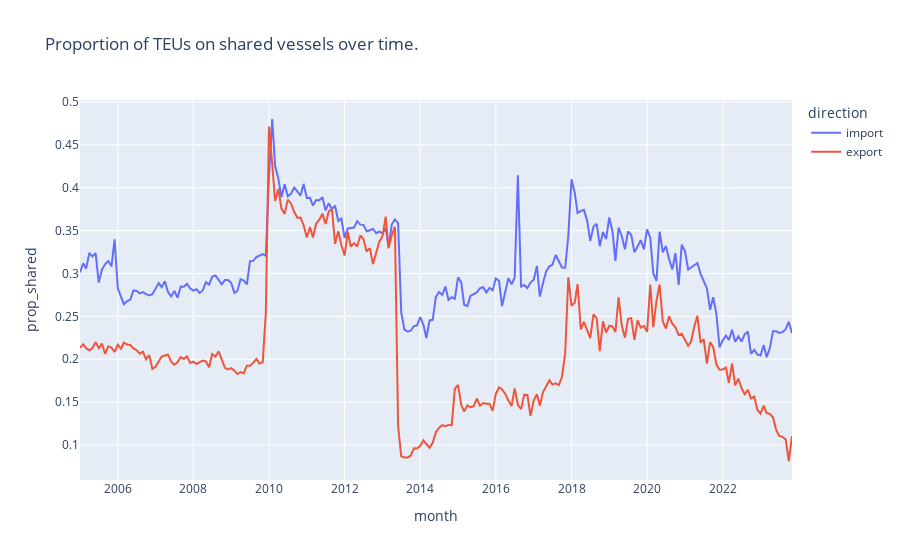

Notebook source saved alongside this figure:
### Code cell
lf = pl.concat([imports_lf,exports_lf], how='diagonal')

sharing_over_time_plotly(
    data_lf=lf,
    group_var='direction',
    title='Proportion of TEUs on shared vessels over time.')

### Figure 1 — Plotly figure (JSON) as saved in the notebook; plotly's stock layout.template omitted (floating-point values rounded to 4 significant figures; data arrays with more than 128 entries replaced by an {"elided": "..."} marker saying what was removed)
{"data": [{"hovertemplate": "direction=import<br>month=%{x}<br>prop_shared=%{y}<extra></extra>", "legendgroup": "import", "line": {"color": "#636efa", "dash": "solid"}, "marker": {"symbol": "circle"}, "mode": "lines", "name": "import", "orientation": "v", "showlegend": true, "type": "scatter", "x": {"elided": "227 str values"}, "xaxis": "x", "y": {"elided": "227 float values"}, "yaxis": "y"}, {"hovertemplate": "direction=export<br>month=%{x}<br>prop_shared=%{y}<extra></extra>", "legendgroup": "export", "line": {"color": "#EF553B", "dash": "solid"}, "marker": {"symbol": "circle"}, "mode": "lines", "name": "export", "orientation": "v", "showlegend": true, "type": "scatter", "x": {"elided": "227 str values"}, "xaxis": "x", "y": {"elided": "227 float values"}, "yaxis": "y"}], "layout": {"legend": {"title": {"text": "direction"}, "tracegroupgap": 0}, "title": {"text": "Proportion of TEUs on shared vessels over time."}, "xaxis": {"anchor": "y", "domain": [0, 1], "title": {"text": "month"}}, "yaxis": {"anchor": "x", "domain": [0, 1], "title": {"text": "prop_shared"}}}}
